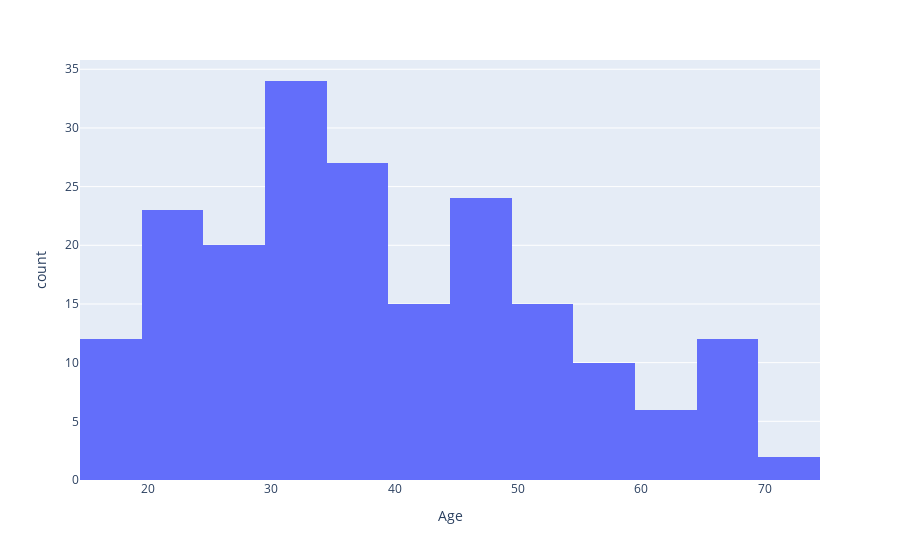

The notebook cell this image was saved under:
### Code cell
fig=px.histogram(df,x='Age')
fig.show()fig.add_trace(
    go.Scatter(
        x=df5['Age'],
        y=df5['Spending Score (1-100)'],
        mode="markers",
        name="customer5"
    ))
fig.add_trace(
    go.Scatter(
        x=df6['Age'],
        y=df6['Spending Score (1-100)'],
        mode="markers",
        name="customer6"
    ))

### Figure 1 — Plotly figure (JSON) as saved in the notebook; plotly's stock layout.template omitted (floating-point values rounded to 4 significant figures; data arrays with more than 128 entries replaced by an {"elided": "..."} marker saying what was removed)
{"data": [{"alignmentgroup": "True", "bingroup": "x", "hoverlabel": {"namelength": 0}, "hovertemplate": "Age=%{x}<br>count=%{y}", "legendgroup": "", "marker": {"color": "#636efa"}, "name": "", "offsetgroup": "", "orientation": "v", "showlegend": false, "type": "histogram", "x": {"elided": "200 int values"}, "xaxis": "x", "yaxis": "y"}], "layout": {"barmode": "relative", "legend": {"tracegroupgap": 0}, "margin": {"t": 60}, "xaxis": {"anchor": "y", "domain": [0, 1], "title": {"text": "Age"}}, "yaxis": {"anchor": "x", "domain": [0, 1], "title": {"text": "count"}}}}
